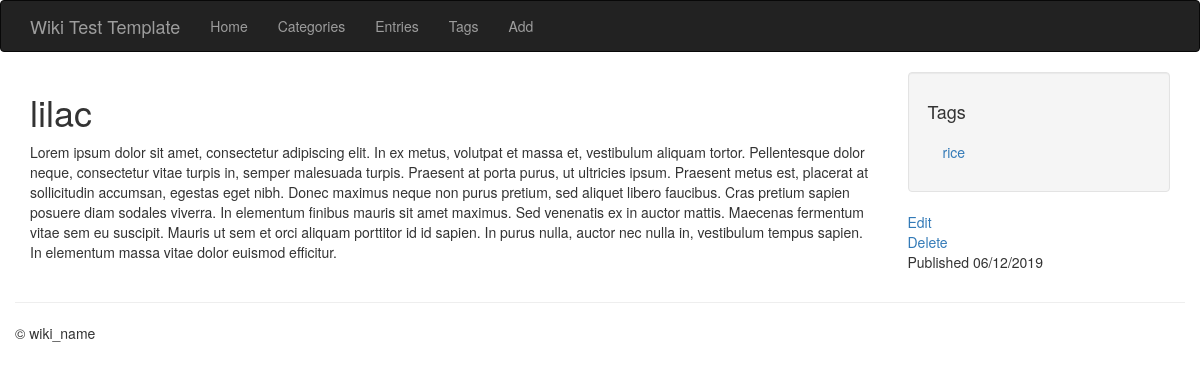
/entries/lilac/, run on an earlier commit of the app's database.
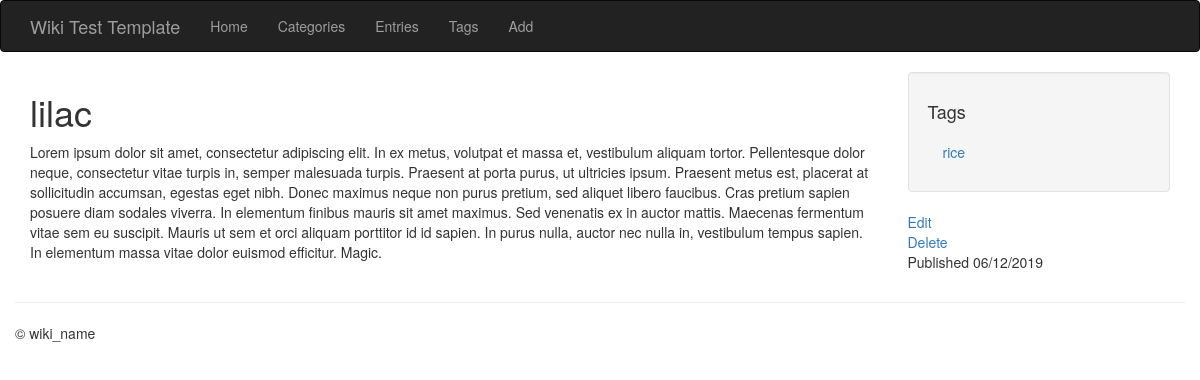
And on a later commit of the database.
### models.py (models this page shows, shortened)
class Entry(db.Model):
    STATUS_PUBLIC = 0
    STATUS_DRAFT = 1
    STATUS_DELETED = 2
    id = db.Column(db.Integer, primary_key=True)
    title = db.Column(db.String(100))
    slug = db.Column(db.String(100), unique=True)
    body = db.Column(db.Text)
    author = db.Column(db.String(100))
    status = db.Column(db.SmallInteger, default=STATUS_PUBLIC)
    created_timestamp = db.Column(db.DateTime, default = datetime.datetime.now)
    modified_timestamp = db.Column(db.DateTime,
    default = datetime.datetime.now,
    onupdate = datetime.datetime.now)
    tags = db.relationship('Tag', secondary = entry_tags,
            backref = db.backref('entries', lazy='dynamic'))
    categories = db.relationship('Category', secondary = entry_categories,
            backref = db.backref('entries', lazy='dynamic'))

class Tag(db.Model):
    id = db.Column(db.Integer, primary_key = True)
    name = db.Column(db.String(64))
    slug = db.Column(db.String(64), unique = True)

### entries/blueprint.py (the view)
@entries.route('/<slug>/')
def detail(slug):
    entry = Entry.query.filter(Entry.slug == slug).first_or_404()
    return render_template('entries/detail.html', entry=entry)

### entries/templates/entries/detail.html
{% extends "base.html" %}
{% block content_title %}{{ entry.title }}{% endblock %}
{% block sidebar %}
    <ul class="well nav nav-list">
        <li><h4>Tags</h4></li>
        {% for tag in entry.tags %}
            <li><a href="{{ url_for('entries.tag_detail', slug=tag.slug) }}">{{ tag.name }}</a></li>
        {% endfor %}
    </ul>
    <a href="{{ url_for('entries.edit', slug=entry.slug) }}">Edit</a>
    <br>
    <a href="{{ url_for('entries.delete', slug=entry.slug) }}">Delete</a>
    <p>Published {{ entry.created_timestamp.strftime('%m/%d/%Y')}}</p>
{% endblock %}
{% block content %}
    {{ entry.body }}
{% endblock %}

### templates/base.html (shortened to what this page needs)
<!DOCTYPE html>
<html lang="en">
    <head>
        <link rel="stylesheet" href="//netdna.bootstrapcdn.com/bootstrap/3.1.0/css/bootstrap.min.css">
    </head>
    <body class="{% block body_class %}{% endblock %}">
        <div class="navbar navbar-inverse navbar-fixxed-top" role="navigation">
            <div class="container">
                <div class="navbar-header">
                <a class="navbar-brand" href="#">{% block branding %} Wiki Test Template {% endblock %}</a>
                </div>
                <div class = "collapse navbar-collapse">
                    <ul class="nav navbar-nav">
                        <li><a href="{{ url_for('homepage') }}">Home</a></li>
                        <li><a href="{{ url_for('entries.category_index') }}">Categories</a></li>
                        <li><a href="{{ url_for('entries.index') }}">Entries</a></li>
                        <li><a href="{{ url_for('entries.tag_index') }}">Tags</a></li>
                        <li><a href="{{ url_for('entries.create') }}">Add</a></li>
                    </ul>
                </div>
            </div>
        </div>
        <div class="container">
            <div class="row">
                <div class="col-md-9">
                    <h1>{% block content_title %}{% endblock %}</h1>
                    {% block content %}
                    {% endblock %}
                </div>
                <div class="col-md-3">
                    {% block sidebar %}{% endblock %}
                </div>
            </div>
            <div class="row">
                <hr />
                <footer>
                    <p>&copy; wiki_name</p>
                </footer>
            </div>
        </div>
    </body>
</html>

What changed in the data, as far as the page shows it:
changed Entry "lilac": body "…vitae dolor euismod efficitur." → "…vitae dolor euismod efficitur. Magic."
